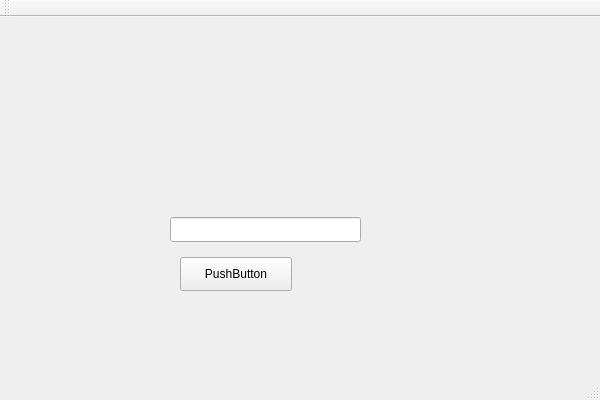
<?xml version="1.0" encoding="UTF-8"?>
<ui version="4.0">
 <class>guiClass</class>
 <widget class="QMainWindow" name="guiClass">
  <property name="geometry">
   <rect>
    <x>0</x>
    <y>0</y>
    <width>600</width>
    <height>400</height>
   </rect>
  </property>
  <property name="windowTitle">
   <string>gui</string>
  </property>
  <widget class="QWidget" name="centralWidget">
   <widget class="QWidget" name="menuWidget" native="true">
    <property name="geometry">
     <rect>
      <x>130</x>
      <y>170</y>
      <width>251</width>
      <height>121</height>
     </rect>
    </property>
    <widget class="QPushButton" name="start">
     <property name="geometry">
      <rect>
       <x>50</x>
       <y>70</y>
       <width>112</width>
       <height>34</height>
      </rect>
     </property>
     <property name="text">
      <string>PushButton</string>
     </property>
    </widget>
    <widget class="QLineEdit" name="name">
     <property name="geometry">
      <rect>
       <x>40</x>
       <y>30</y>
       <width>191</width>
       <height>25</height>
      </rect>
     </property>
    </widget>
   </widget>
  </widget>
  <widget class="QMenuBar" name="menuBar">
   <property name="geometry">
    <rect>
     <x>0</x>
     <y>0</y>
     <width>600</width>
     <height>31</height>
    </rect>
   </property>
  </widget>
  <widget class="QToolBar" name="mainToolBar">
   <attribute name="toolBarArea">
    <enum>TopToolBarArea</enum>
   </attribute>
   <attribute name="toolBarBreak">
    <bool>false</bool>
   </attribute>
  </widget>
  <widget class="QStatusBar" name="statusBar"/>
 </widget>
 <layoutdefault spacing="6" margin="11"/>
 <resources>
  <include location="gui.qrc"/>
 </resources>
 <connections/>
</ui>
